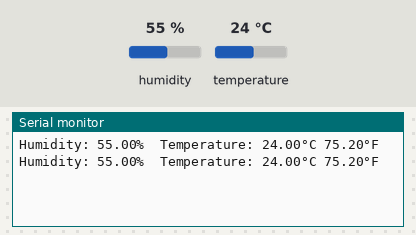
This sketch was run on a simulated ESP32. Parts: the last lines printed to the serial monitor. The inputs (shaded band) are chosen by the test bench; at power-on: humidity 55 %, temperature 24 °C.

Above: at 4.8 s.
4.9 s: humidity set to 22 %
At 7.4 s:
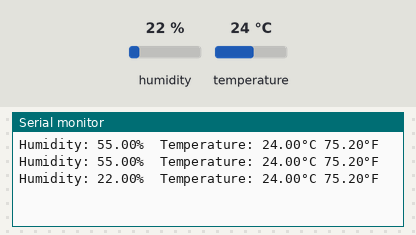
7.9 s: temperature set to 12 °C
At 8.6 s:
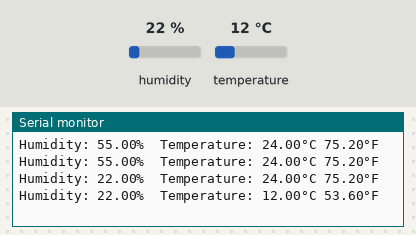
10.9 s: humidity set to 40 %
At 13.3 s:
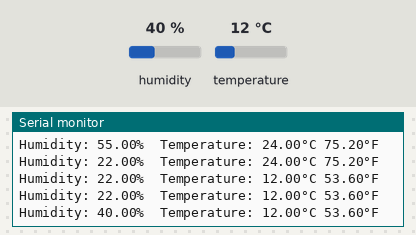
Timing chart, 0 to 14.8 s (numbered marks = the images above; inputs shaded):
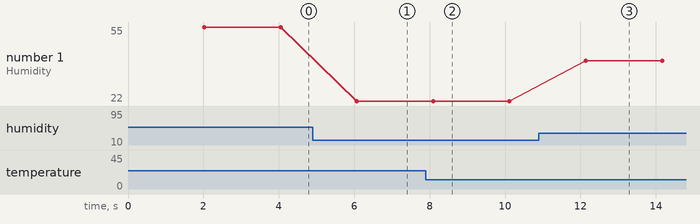

The sketch:

2-Humidity_Temperature_Sensor.ino
```cpp
//USING DHT11 HUMIDITY AND TEMPERATURE SENSOR

#include "DHT.h"
#define DHTPIN 4          //Digital pin connected to the DHT sensor
#define DHTTYPE DHT11     //DHT11

DHT dht(DHTPIN,DHTTYPE);

void setup() {
  // put your setup code here, to run once:
  Serial.begin(9600);
  dht.begin();
}

void loop() {
  // put your main code here, to run repeatedly:

  delay(2000);    //wait a few seconds between measurements
  float h=dht.readHumidity();
  float t=dht.readTemperature();    //read temperature as celsius(default)
  float f=dht.readTemperature(true);  //read temperature as Fahrenheit (isFahrenheit=true)

  // Check if any reads failed and exit early (to try again).
  if (isnan(h) || isnan(t) || isnan(f))
  {
    Serial.println(F("Failed to read from DHT sensor!"));
    return;
  }

  Serial.print(F("Humidity: "));
  Serial.print(h);
  Serial.print(F("%  Temperature: "));
  Serial.print(t);
  Serial.print(F("°C "));
  Serial.print(f);
  Serial.println(F("°F "));

}
```

Measured:
- after the input at 4.9 s, the serial monitor: prints a new line after 1.2 s (image 1)
- after the input at 7.9 s, the serial monitor: prints a new line after 0.19 s (image 2)
- after the input at 10.9 s, the serial monitor: prints a new line after 1.2 s (image 3)
- plotted number 1: 55 → 22 after the input at 4.9 s, 22 → 40 after the input at 10.9 s
